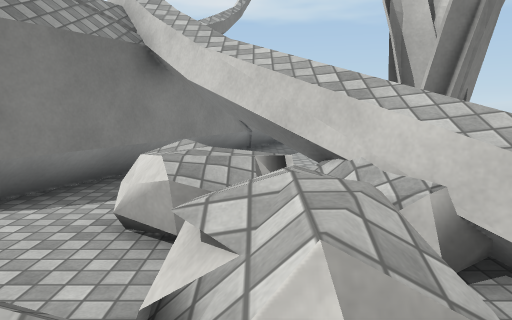
View 1 (above)

24 first-person views from a walk through a Unity game level. The camera is 1.5 m above the floor, tilts 8° down and sees 70° across. The floor is counted in squares, 1 m on a side. Each view is taken from the middle of a square. On the plan, view 1 faces up. The plan holds only what a view shows up to about 16 squares ahead; the rest is blank. The place goes on beyond the plan. Surface patterns are stand-ins for the level's own textures.

View 2
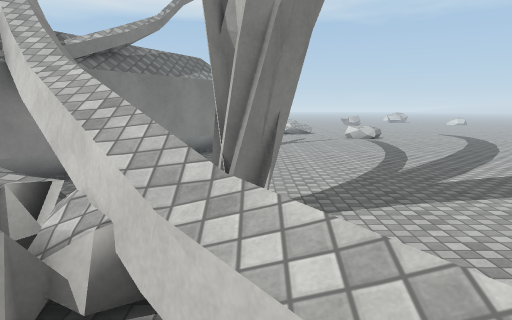

View 3
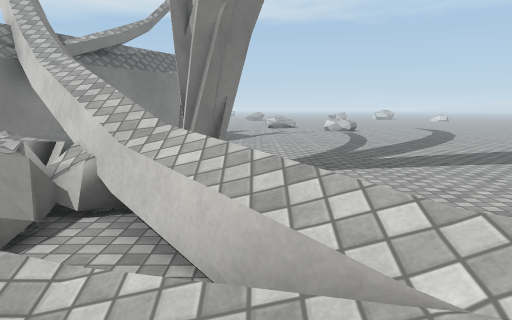

View 4
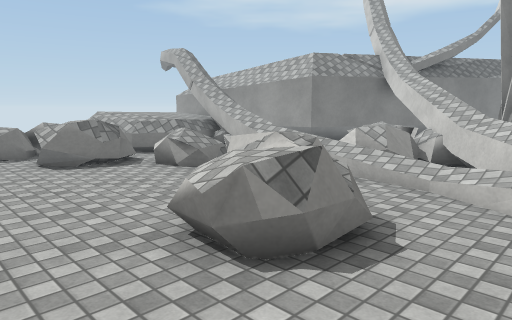

View 5
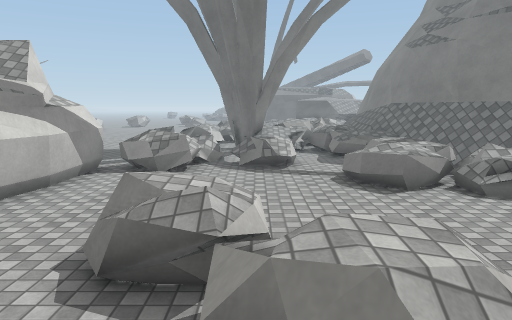

View 6
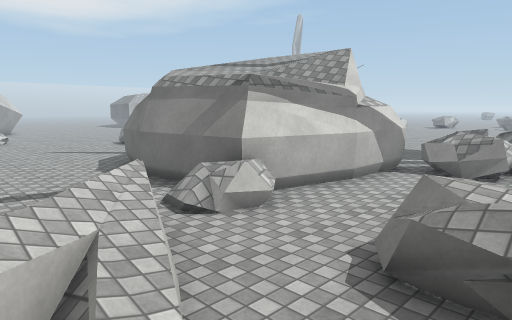

View 7
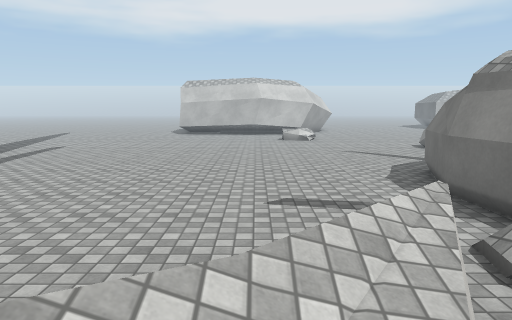

View 8
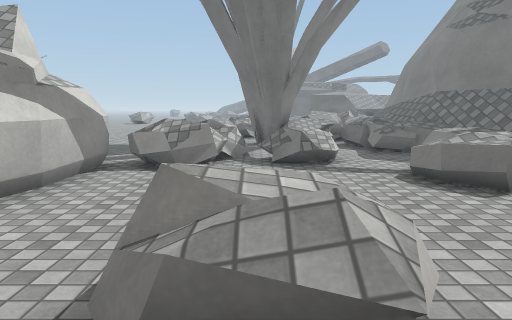

View 9
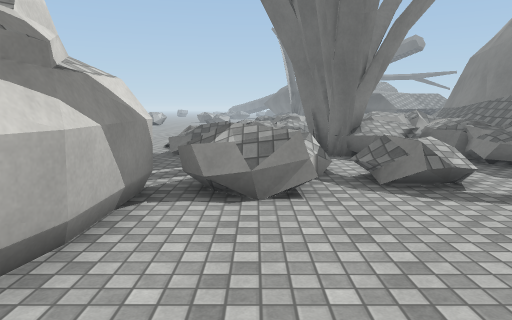

View 10
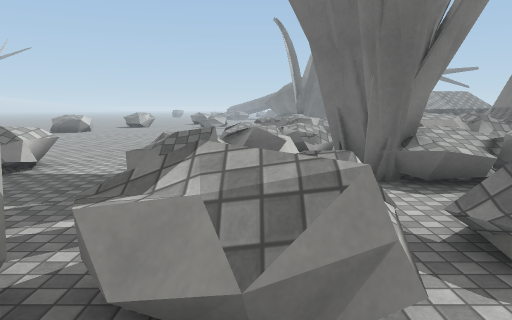

View 11
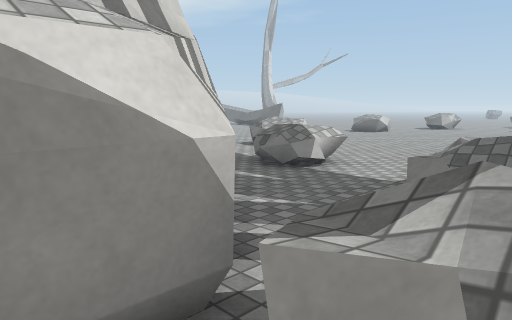

View 12
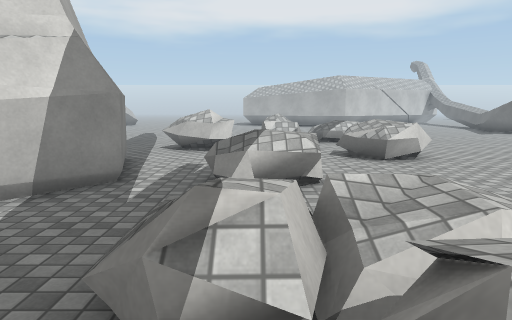

View 13
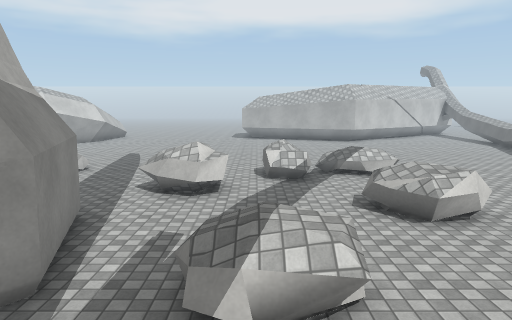

View 14
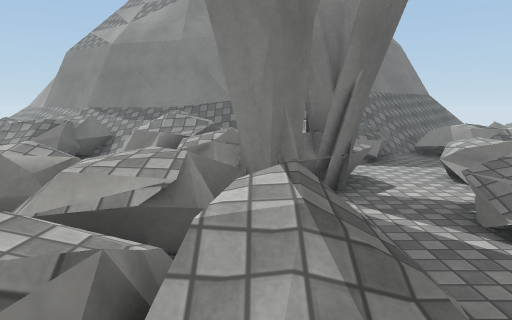

View 15
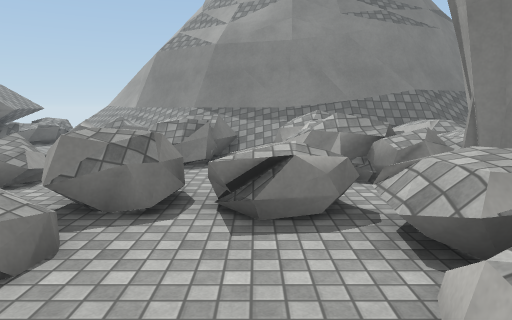

View 16
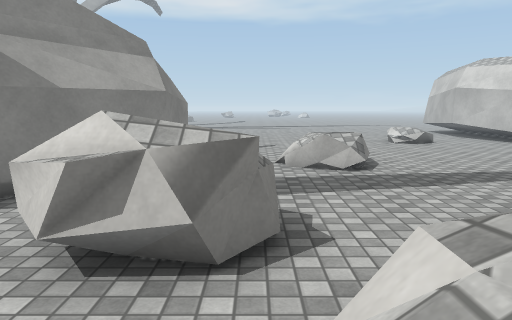

View 17
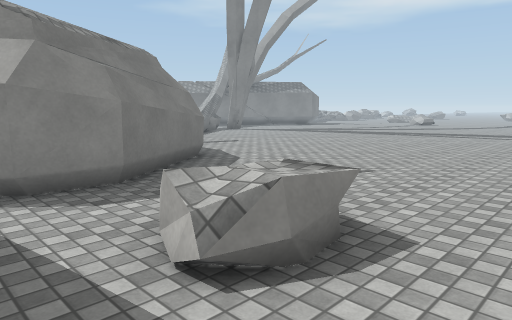

View 18
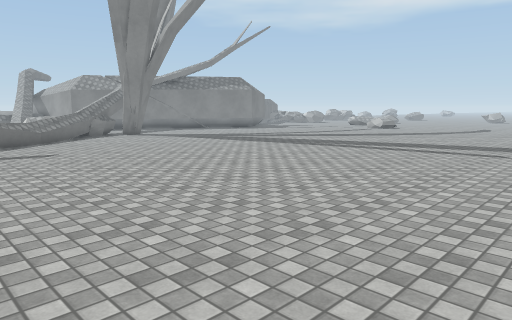

View 19
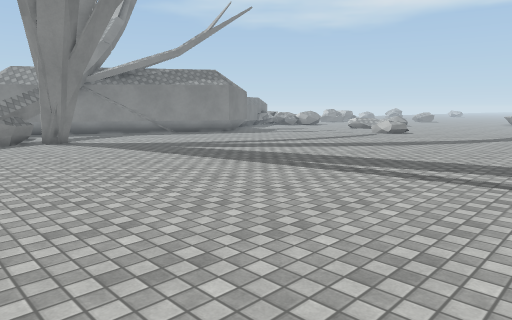

View 20
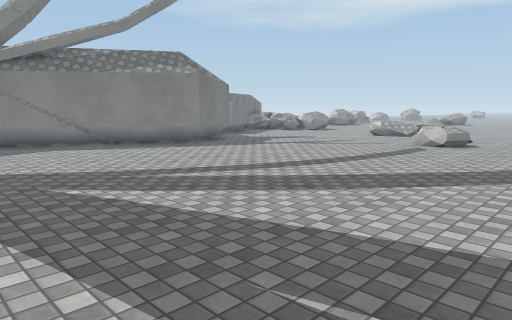

View 21
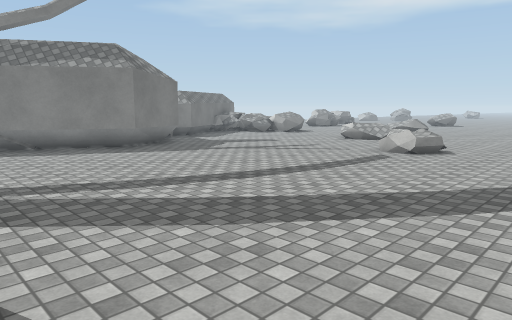

View 22
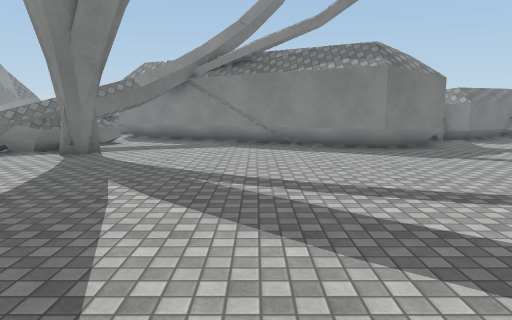

View 23
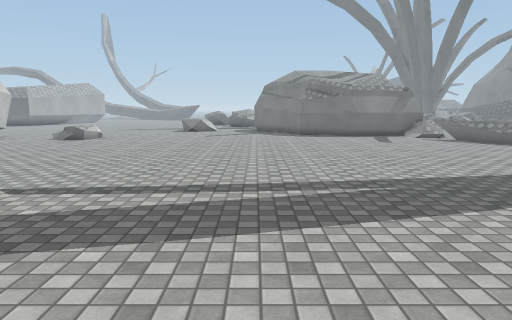

View 24
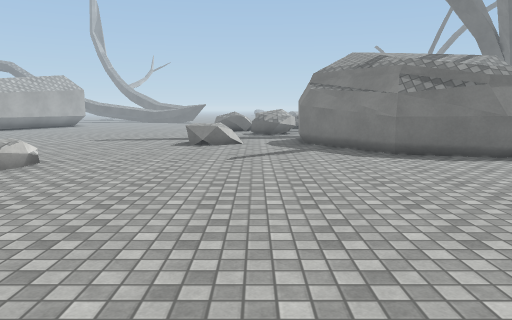

### Floor plan
Key: @ floor where view 1 was taken; # wall or solid block; x gap in a wall; . main floor; : floor 0.25 m higher than the main floor; + floor 0.75 m higher than the main floor; * floor 1 m higher than the main floor; % floor 1.25 m higher than the main floor; / step, stairs or slope; = window, fence, low wall or low ledge; ^ raised ledge; v drop or lower ground; O other object.
Columns run from 6 left of view 1 to 23 right of it. Each row starts with its distance up from view 1.
 18        #................
 17        ##...............
 16        ##...............
 15        #..................
 14       ##...................
 13       #....................
 12      ##....................
 11      #.....................
 10     ##......................
  9     #.......................
  8     #........................
  7    # x#.......................
  6   ## ^##x#....................
  5  ###=^##^.....................
  4    .=^^#^^....................
  3    ..===^^  ..................
  2  ##==#*=.^^ ..................
  1  #====///.^^..................
  0  ==:  @////^^.................
 -1  =#= =^=..=^^.................
 -2 ^==..^==....^=................
 -3 ^^.... ^^=...x................
 -4 ^=.....^^^..=######...........
 -5 ........^....##  ####.........
 -6   ..........##      #.........
 -7  //=#.......##      ##........
 -8  /===.......#        ##...^=..
 -9 ===*+.......#         #..^^^..
-10 /=**.....=^^#         #...^=..
-11 /#==..O=.^^^##       ##.......
-12 //....=O=/ ..###    ##........
-13 ///=..=../  ...## ###.........
-14 #//#=....=/.....###...^^^....
-15 #=// x=#..............=^^..
-16 ##//xv###  ===..^^....===....
-17 ##/===###.=v//..^^=......==..
-18  #//==+##=Ov^=..^^=.....=##
-19  #/=#%=#==O=^^...........==.
-20 ##/====#^^... ......^^...x+.
-21 ##//   =^^... .....=^^  .=*
-22 #=/^=...==...  .....=    =+
-23 ##^^^=.^^^#..  ........
-24 === ^.  ^#=O   ........

Where each view was taken, in squares from view 1:
view 1: 0 up, 0 right, facing up
view 2: 0 up, 3 right, facing up
view 3: 2 down, 4 right, facing up
view 4: 7 down, 5 right, facing up-left
view 5: 1 up, 1 right, facing down
view 6: 1 up, 1 right, facing down-right
view 7: 0 up, 3 right, facing right
view 8: 1 down, 2 right, facing down
view 9: 4 down, 4 right, facing down
view 10: 8 down, 4 right, facing down
view 11: 9 down, 4 right, facing down-right
view 12: 17 down, 3 right, facing right
view 13: 17 down, 6 right, facing right
view 14: 17 down, 8 right, facing left
view 15: 21 down, 8 right, facing left
view 16: 19 down, 18 right, facing up
view 17: 12 down, 23 right, facing up-left
view 18: 4 down, 23 right, facing up-left
view 19: 1 up, 20 right, facing up-left
view 20: 7 up, 15 right, facing up-left
view 21: 10 up, 15 right, facing up-left
view 22: 12 up, 15 right, facing left
view 23: 16 up, 16 right, facing down
view 24: 7 up, 18 right, facing down
